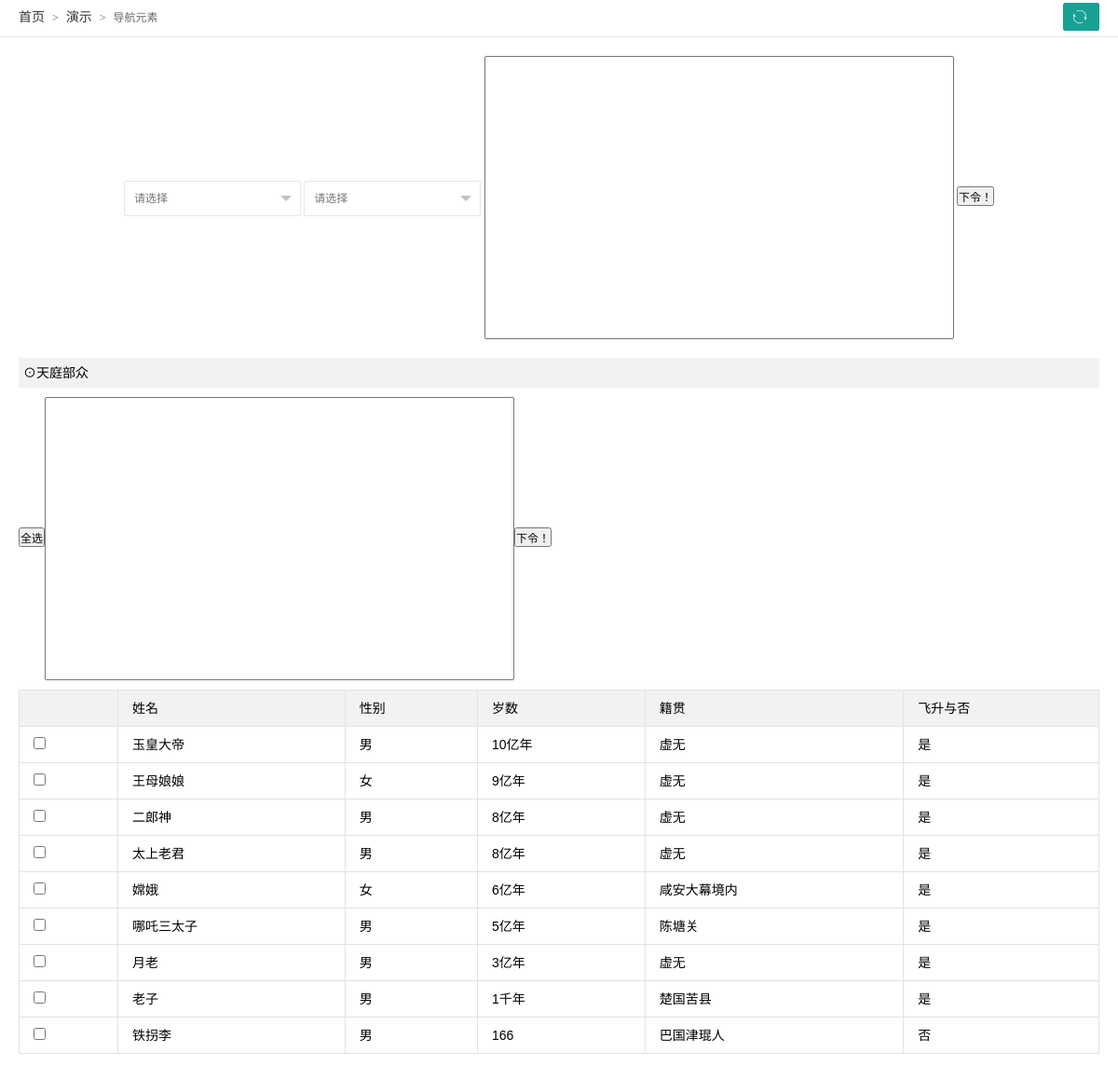
The page /lists/ (signed in) on the database its author committed.
### tiantingapp/models.py (models this page shows)
class Gods(models.Model):
    g_name = models.CharField(max_length=10)
    g_sex = models.CharField(max_length=10)
    g_age = models.CharField(max_length=10)
    g_town = models.CharField(max_length=10)
    g_easy = models.CharField(max_length=10)
    gf_id = models.ForeignKey('Fore', on_delete=models.CASCADE)
    gc_id = models.ForeignKey('Cloud', on_delete=models.CASCADE)

### tiantingapp/views.py (the view, shortened to what this page needs)
# urls.py: path('lists/', ListsDetailView.as_view(), name='lists'),
class ListsDetailView(View):
    def get(self, request):
        dic = {}
        li = []
        jiu = Cloud.objects.all()
        you = Gods.objects.all()
        dic['jiu'] = jiu
        dic['you'] = you
        gg = request.session.get('username')
        qi = Touch.objects.filter(t_name=gg)
        gaga = Evil.objects.all()
        for yi in gaga:
            li.append(yi.e_take)
        for cc in qi:
            ei = Gods.objects.filter(id=cc.tg_id_id)
            for vv in ei:
                if vv.g_name == '玉皇大帝':
                    dic['yhdd'] = 'yhdd'
                    return render(request, 'admin-list.html', dic)
                elif vv.g_name in li:
                    hei = Evil.objects.filter(e_take=vv.g_name)
                    dic['hei'] = hei
                    return render(request, 'admin-list.html', dic)
                else:
                    dic['yss'] = '只对内部人员开放!!'
                    return render(request, 'admin-list.html', dic)

### templates/admin-list.html (shortened to what this page needs)
<!DOCTYPE html>
<html>
  <head>
      {% load static %}
    <link rel="stylesheet" href="{% static 'css/font.css' %}">
    <link rel="stylesheet" href="{% static 'css/xadmin.css' %}">
  </head>
  <body>
    <div class="x-nav">
      <span class="layui-breadcrumb">
        <a href="">首页</a>
        <a href="">演示</a>
        <a>
          <cite>导航元素</cite></a>
      </span>
      <a class="layui-btn layui-btn-small" style="line-height:1.6em;margin-top:3px;float:right" href="javascript:location.replace(location.href);" title="刷新">
        <i class="layui-icon" style="line-height:30px">ဂ</i></a>
    </div>
    {% if yhdd %}
    <div class="x-body">
      <div class="layui-row">
        <form class="layui-form layui-col-md12 x-so" method="post">
          <div class="layui-input-inline">
          </div>
          <div class="layui-input-inline">
          </div>
            <input type="text" style="width: 500px; height: 300px;" name="nr">
            <input type="submit" value="下令！">
        </form>
      </div>
      <xblock>
          <h3>⊙天庭部众</h3>
      </xblock>
      <table class="layui-table">
        <thead>
          <tr>
              <th></th>
            <th>姓名</th>
            <th>性别</th>
            <th>岁数</th>
            <th>籍贯</th>
            <th>飞升与否</th>
            </tr>
        </thead>
        <tbody>
        <button type="button" id="q1">全选</button>
        {% for y in you %}
              <form method="post">
          <tr>
            <td>
                <input name="yy[]" type="checkbox" value="{{ y.id }}">
            </td>
            <td>{{ y.g_name }}</td>
            <td>{{ y.g_sex }}</td>
            <td>{{ y.g_age }}</td>
            <td>{{ y.g_town }}</td>
            <td>{{ y.g_easy }}</td>
                </tr>
        {% endfor %}
        <input type="text" style="width: 500px; height: 300px;" name="nr2">
             <input type="submit" value="下令！">
                  </form>
        </tbody>
      </table>
    </div>
    {% else %}
    {% if yss %}
        <h1>{{ yss }}</h1>
    {% endif %}
  {% endif %}
  </body>
</html>

### static/css/xadmin.css (style rules this page uses)
* { margin: 0px; padding: 0px; font-family: "Microsoft Yahei", Helvetica, Arial, sans-serif; font-size: 12px; }
a { text-decoration: none; }
html { width: 100%; height: 100%; overflow-x:hidden; overflow-y:auto; }
body { width: 100%; min-height: 100%; }
.x-body { padding: 20px; }
.x-nav { padding: 0 20px; position: relative; z-index: 99; border-bottom: 1px solid #e5e5e5; line-height: 39px; height: 39px; overflow: hidden; }
xblock { display: block; margin-bottom: 10px; padding: 5px; line-height: 22px; border-radius: 0 2px 2px 0; background-color: #f2f2f2; }
.x-so { text-align: center; margin-bottom: 20px; }
table th, table td { word-break: break-all; }

### rows shown on the page
Gods: g_name "玉皇大帝", g_sex "男", g_age "10亿年", g_town "虚无", g_easy "是"
Gods: g_name "王母娘娘", g_sex "女", g_age "9亿年", g_town "虚无", g_easy "是"
Gods: g_name "二郎神", g_sex "男", g_age "8亿年", g_town "虚无", g_easy "是"
Gods: g_name "太上老君", g_sex "男", g_age "8亿年", g_town "虚无", g_easy "是"
Gods: g_name "嫦娥", g_sex "女", g_age "6亿年", g_town "咸安大幕境内", g_easy "是"
Gods: g_name "哪吒三太子", g_sex "男", g_age "5亿年", g_town "陈塘关", g_easy "是"
Gods: g_name "月老", g_sex "男", g_age "3亿年", g_town "虚无", g_easy "是"
Gods: g_name "老子", g_sex "男", g_age "1千年", g_town "楚国苦县", g_easy "是"
Gods: g_name "铁拐李", g_sex "男", g_age "166", g_town "巴国津琨人", g_easy "否"
